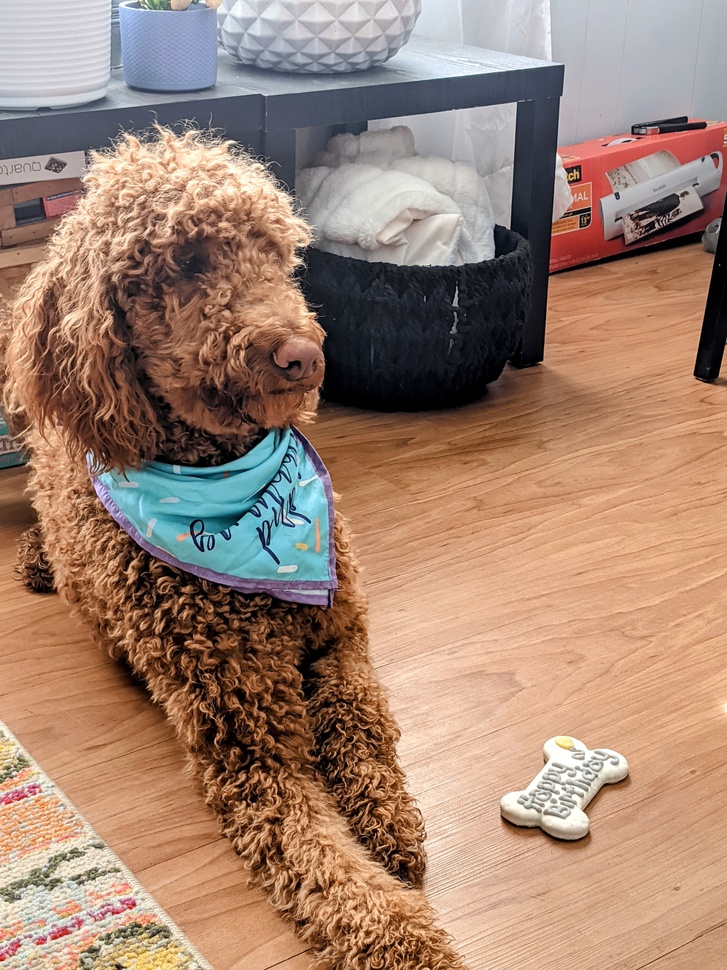
#> input picture MASI_pets/Arthur_FR.jpg, 727 x 970 px, shrunk from 3024 x 4032 before the run; its folder holds only this picture in this run
$ jupyter execute pet_picture_QA.ipynb
#> lines starting #> are read from the running program, lines starting #| are printed output that depends on the picture
[cell 1]
# The data_dir variable is the only input allowed to your code.
# Do not modify any file names in the image directory.
data_dir = "./MASI_pets"
# Add your code in the cells.

[cell 2]
import os, operator
from PIL import Image
from tabulate import tabulate

# set path to image directory
data_dir = "./MASI_pets"
path = data_dir

# create lists to store image metadata
images_list = []
image_names = []
pet_names = []
owner_initials = []
widths = []
heights = []
sizes = []
aspect_ratios = []

# loop through images in directory and add to list
for images in os.listdir(path):
    images_list.append(Image.open(os.path.join(path, images)))

# get info from each image
for i in images_list:

    # get image name
    name = i.filename.removeprefix('./MASI_pets/')
    image_names.append(name)

    # get pet name
    x = '_'
    pet_name = name.split(x, 1)[0]
    pet_names.append(pet_name)

    # get owner initials
    temp = name.split(x, 1)
    if len(temp) > 0:
        initials = temp[1]
    y = '.'
    initials = initials.split(y, 1)[0]
    owner_initials.append(initials)

    # get image dimensions and size
    width = i.width
    height = i.height
    widths.append(width)
    heights.append(height)
    sizes.append(width * height)

    # get aspect ratio
    aspect_ratio = round((width / height), 2)
    aspect_ratios.append(aspect_ratio)
#> this loop made 1 pass
#> (name, x, pet_name, temp, initials, y, width, height) on pass 1: ('Arthur_FR.jpg', '_', 'Arthur', ['Arthur', 'FR.jpg'], 'FR', '.', 727, 970)
#> after the loop, aspect_ratios = [0.75]; heights = [970]; image_names = ['Arthur_FR.jpg']; owner_initials = ['FR']; pet_names = ['Arthur']; sizes = [705190]; widths = [727]

images_table = []

# loop to add info with correct format for table
i = 0
while i < len(images_list):
    image_info = []
    image_info.append(image_names[i])
    image_info.append(pet_names[i])
    image_info.append(owner_initials[i])
    image_info.append(widths[i])
    image_info.append(heights[i])
    image_info.append(sizes[i])
    image_info.append(aspect_ratios[i])
    images_table.append(image_info)
    i += 1
#> this loop made 1 pass
#> i on pass 1: 1
#> after the loop, i = 1; images_table = [['Arthur_FR.jpg', 'Arthur', 'FR', 727, 970, 705190, 0.75]]

# create and sort table
sorted_images_table = sorted(images_table, key = lambda x: (-x[5], x[1]))
#> sorted_images_table has the same summary as images_table

# print table
header = ['Image Name', 'Pet Name', 'Owner Initials', 'Width', 'Height', 'Size', 'Aspect Ratio']
print(tabulate(sorted_images_table, headers = header, tablefmt = "rst"))
#| =============  ==========  ================  =======  ========  ======  ==============
#| Image Name     Pet Name    Owner Initials      Width    Height    Size    Aspect Ratio
#| =============  ==========  ================  =======  ========  ======  ==============
#| Arthur_FR.jpg  Arthur      FR                    727       970  705190            0.75
#| =============  ==========  ================  =======  ========  ======  ==============

[cell 3]
import matplotlib.pyplot as plt

# set labels and graph scatterplot
plt.scatter(sizes, aspect_ratios)
plt.title("The relationship between image size and aspect ratio is inconclusive")
plt.xlabel("Image Size (in pixels)")
plt.ylabel("Image Aspect Ratio")
plt.show()
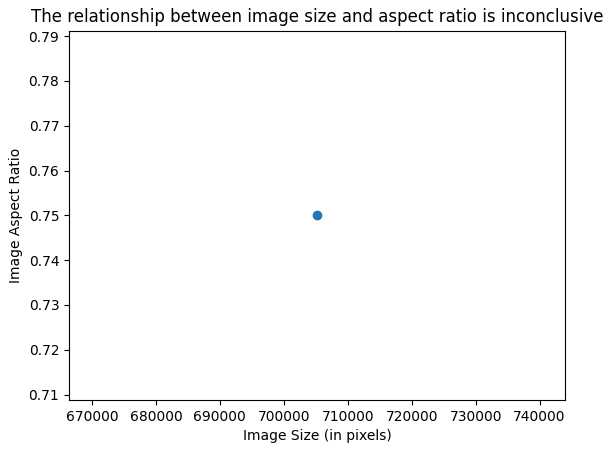
#> figure drawn by matplotlib, 1 panel

[cell 4]
import math

# create figure
fig = plt.figure(figsize = (18, 16))
columns = 5
rows = math.ceil(len(images_list) / columns)
#> rows = 1

images_display = []

# loop to group relevant image info
i = 0
while i < len(images_list):
    display_info = []
    display_info.append(owner_initials[i])
    display_info.append(pet_names[i])
    display_info.append(images_list[i])
    images_display.append(display_info)
    i += 1
#> after the loop, i = 1; images_display = 1 item

# sort images
sorted_images_display = sorted(images_display, key = operator.itemgetter(0, 1))
#> sorted_images_display = 1 item

# display images
i = 1
while i < len(images_list) + 1:
    fig.add_subplot(rows, columns, i)
    plt.imshow(sorted_images_display[i - 1][2])
    plt.axis('off')
    plt.title(sorted_images_display[i - 1][1])
    i += 1


$ run again, on MASI_pets/Fuzzy Pants_BL.png
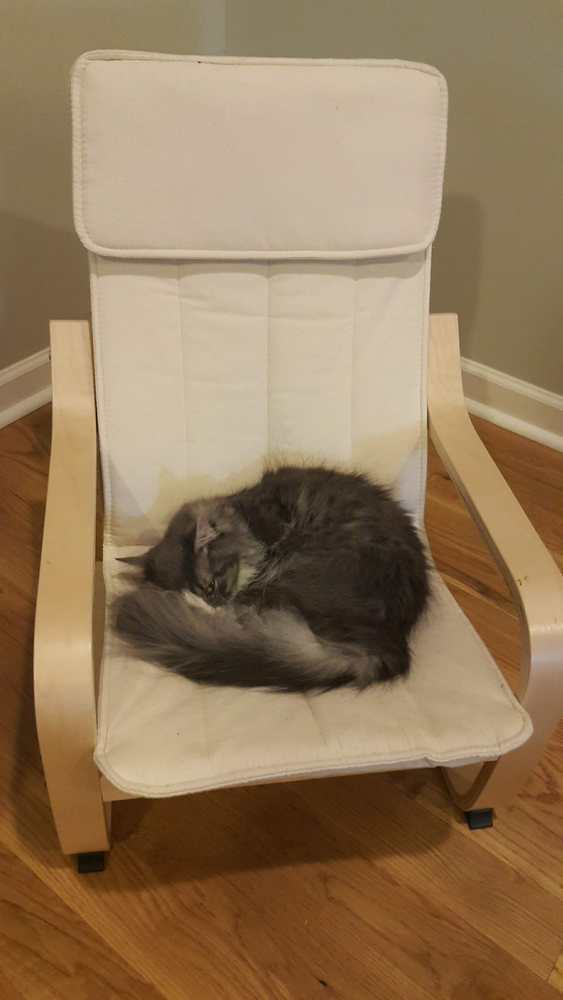
#> input picture MASI_pets/Fuzzy Pants_BL.png, 563 x 1000 px, shrunk from 1785 x 3173 before the run
#> the loop `for i in images_list:` made 1 pass
#> (name, x, pet_name, temp, initials, y, width, height) on pass 1: ('Fuzzy Pants_BL.png', '_', 'Fuzzy Pants', ['Fuzzy Pants', 'BL.png'], 'BL', '.', 563, 1000)
#> after the loop `for i in images_list:`: aspect_ratios = [0.56]; heights = [1000]; image_names = ['Fuzzy Pants_BL.png']; owner_initials = ['BL']; pet_names = ['Fuzzy Pants']; sizes = [563000]; widths = [563]
#> the loop `while i < len(images_list):` made 1 pass
#> i on pass 1: 1
#> after the loop `while i < len(images_list):`: i = 1; images_table = [['Fuzzy Pants_BL.png', 'Fuzzy Pants', 'BL', 563, 1000, 563000, 0.56]]
#> sorted_images_table has the same summary as images_table
#| ==================  ===========  ================  =======  ========  ======  ==============
#| Image Name          Pet Name     Owner Initials      Width    Height    Size    Aspect Ratio
#| ==================  ===========  ================  =======  ========  ======  ==============
#| Fuzzy Pants_BL.png  Fuzzy Pants  BL                    563      1000  563000            0.56
#| ==================  ===========  ================  =======  ========  ======  ==============
#> `plt.show()`:
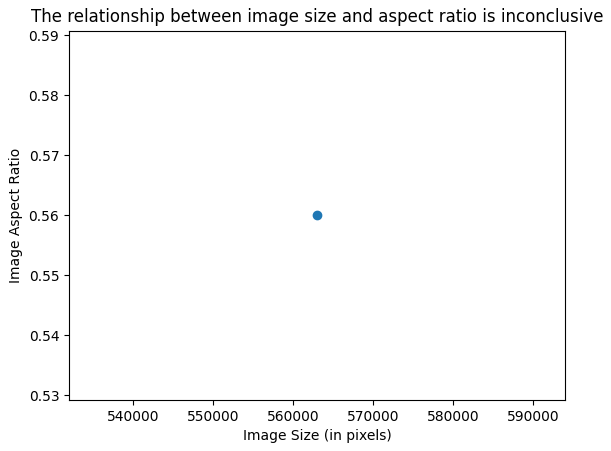
#> figure drawn by matplotlib, 1 panel
#> rows = 1
#> after the loop `while i < len(images_list):`: images_display = 1 item

$ run again, on MASI_pets/Hazel_KS.JPG
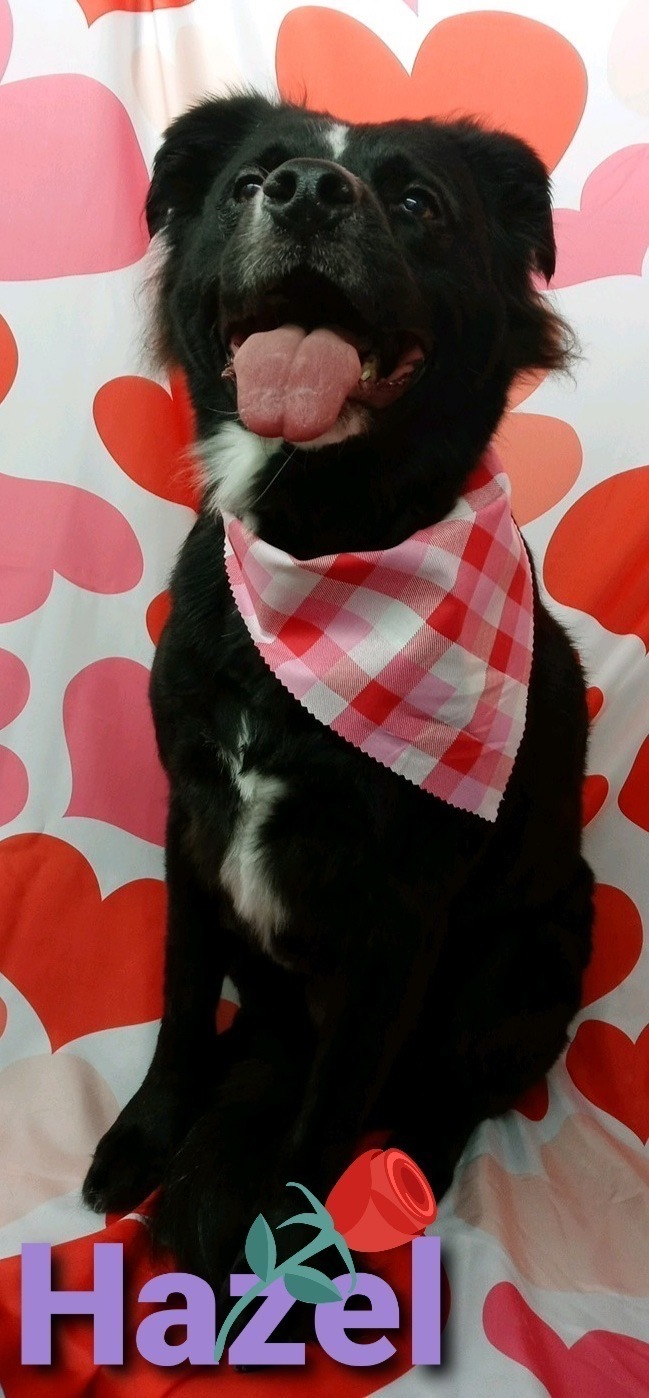
#> input picture MASI_pets/Hazel_KS.JPG, 649 x 1398 px
#> the loop `for i in images_list:` made 1 pass
#> (name, x, pet_name, temp, initials, y, width, height) on pass 1: ('Hazel_KS.JPG', '_', 'Hazel', ['Hazel', 'KS.JPG'], 'KS', '.', 649, 1398)
#> after the loop `for i in images_list:`: aspect_ratios = [0.46]; heights = [1398]; image_names = ['Hazel_KS.JPG']; owner_initials = ['KS']; pet_names = ['Hazel']; sizes = [907302]; widths = [649]
#> the loop `while i < len(images_list):` made 1 pass
#> i on pass 1: 1
#> after the loop `while i < len(images_list):`: i = 1; images_table = [['Hazel_KS.JPG', 'Hazel', 'KS', 649, 1398, 907302, 0.46]]
#> sorted_images_table has the same summary as images_table
#| ============  ==========  ================  =======  ========  ======  ==============
#| Image Name    Pet Name    Owner Initials      Width    Height    Size    Aspect Ratio
#| ============  ==========  ================  =======  ========  ======  ==============
#| Hazel_KS.JPG  Hazel       KS                    649      1398  907302            0.46
#| ============  ==========  ================  =======  ========  ======  ==============
#> `plt.show()`:
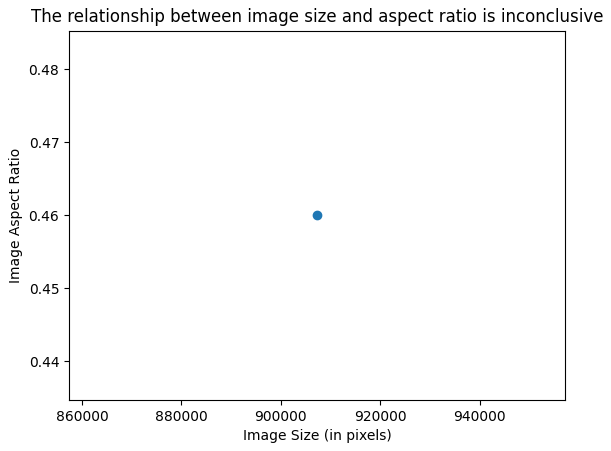
#> figure drawn by matplotlib, 1 panel
#> rows = 1
#> after the loop `while i < len(images_list):`: images_display = 1 item

$ run again, on MASI_pets/Lucky_TL.jpg
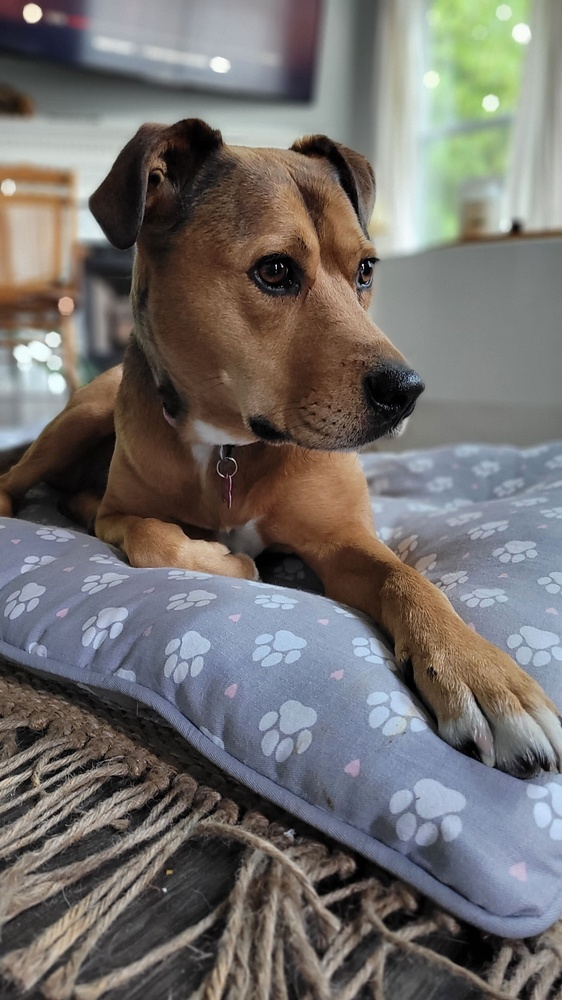
#> input picture MASI_pets/Lucky_TL.jpg, 562 x 1000 px, shrunk from 2268 x 4032 before the run
#> the loop `for i in images_list:` made 1 pass
#> (name, x, pet_name, temp, initials, y, width, height) on pass 1: ('Lucky_TL.jpg', '_', 'Lucky', ['Lucky', 'TL.jpg'], 'TL', '.', 562, 1000)
#> after the loop `for i in images_list:`: aspect_ratios = [0.56]; heights = [1000]; image_names = ['Lucky_TL.jpg']; owner_initials = ['TL']; pet_names = ['Lucky']; sizes = [562000]; widths = [562]
#> the loop `while i < len(images_list):` made 1 pass
#> i on pass 1: 1
#> after the loop `while i < len(images_list):`: i = 1; images_table = [['Lucky_TL.jpg', 'Lucky', 'TL', 562, 1000, 562000, 0.56]]
#> sorted_images_table has the same summary as images_table
#| ============  ==========  ================  =======  ========  ======  ==============
#| Image Name    Pet Name    Owner Initials      Width    Height    Size    Aspect Ratio
#| ============  ==========  ================  =======  ========  ======  ==============
#| Lucky_TL.jpg  Lucky       TL                    562      1000  562000            0.56
#| ============  ==========  ================  =======  ========  ======  ==============
#> `plt.show()`:
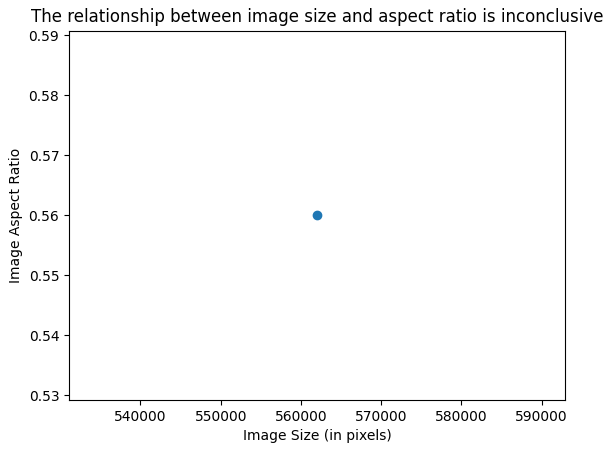
#> figure drawn by matplotlib, 1 panel
#> rows = 1
#> after the loop `while i < len(images_list):`: images_display = 1 item
